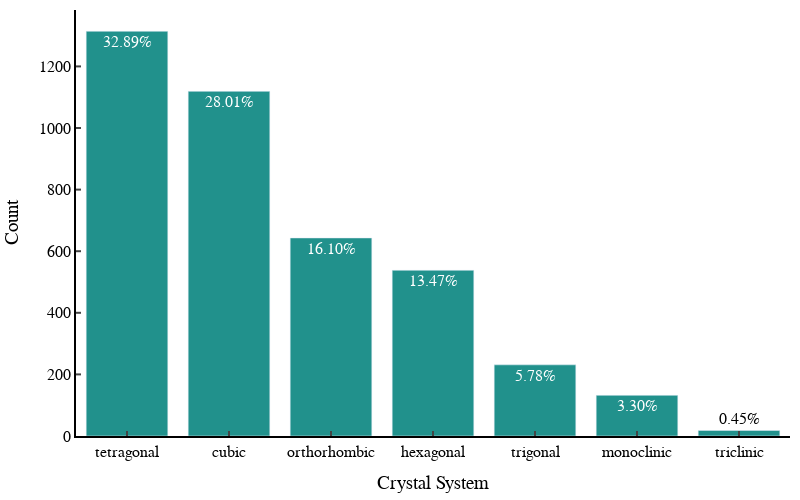

Write notebook code for a chart like this one.
### Markdown cell above
I did not expect the categorised crystal system to have a lowered correlation to tc after taking cuperates away, its probably important to also include categorising the family type and including it as a property

### Code cell
crystal_system_counts = df_MP_non_zero["crystal_system"].value_counts()
precentages = (df_MP_non_zero["crystal_system"].value_counts()/len(df_MP_non_zero))*100
# Create a bar plot
data = [go.Bar(x=crystal_system_counts.index,
               y=crystal_system_counts.values,
               text= [f'{x:.2f}%' for x in precentages],
               textposition='auto',
               marker = dict(color='rgb(33, 145, 140)'))]

# Create the layout
layout = go.Layout(xaxis=dict(title="Crystal System", showline=True, linewidth=2, linecolor='black',
                              ticks='inside', tickwidth=2, ticklen=5),
                   yaxis=dict(title="Count", showline=True, linewidth=2, linecolor='black',
                              ticks='inside', tickwidth=2, ticklen=5), 
                   width=800,
                   height=500,
                   plot_bgcolor='white',
                   paper_bgcolor='white', 
                   font=dict(family='Helvetica', size=16, color='black'),
                   margin=dict(l=10, r=10, b=10, t=10))

# Create the figure
fig = go.Figure(data=data, layout=layout)

# Show the figure
fig.show()

### Figure 1 — Plotly figure (JSON) as saved in the notebook; plotly's stock layout.template omitted (floating-point values rounded to 4 significant figures)
{"data": [{"marker": {"color": "rgb(33, 145, 140)"}, "text": ["32.89%", "28.01%", "16.10%", "13.47%", "5.78%", "3.30%", "0.45%"], "textposition": "auto", "type": "bar", "x": ["tetragonal", "cubic", "orthorhombic", "hexagonal", "trigonal", "monoclinic", "triclinic"], "y": [1314, 1119, 643, 538, 231, 132, 18]}], "layout": {"font": {"color": "black", "family": "Helvetica", "size": 16}, "height": 500, "margin": {"b": 10, "l": 10, "r": 10, "t": 10}, "paper_bgcolor": "white", "plot_bgcolor": "white", "width": 800, "xaxis": {"linecolor": "black", "linewidth": 2, "showline": true, "ticklen": 5, "ticks": "inside", "tickwidth": 2, "title": {"text": "Crystal System"}}, "yaxis": {"linecolor": "black", "linewidth": 2, "showline": true, "ticklen": 5, "ticks": "inside", "tickwidth": 2, "title": {"text": "Count"}}}}
